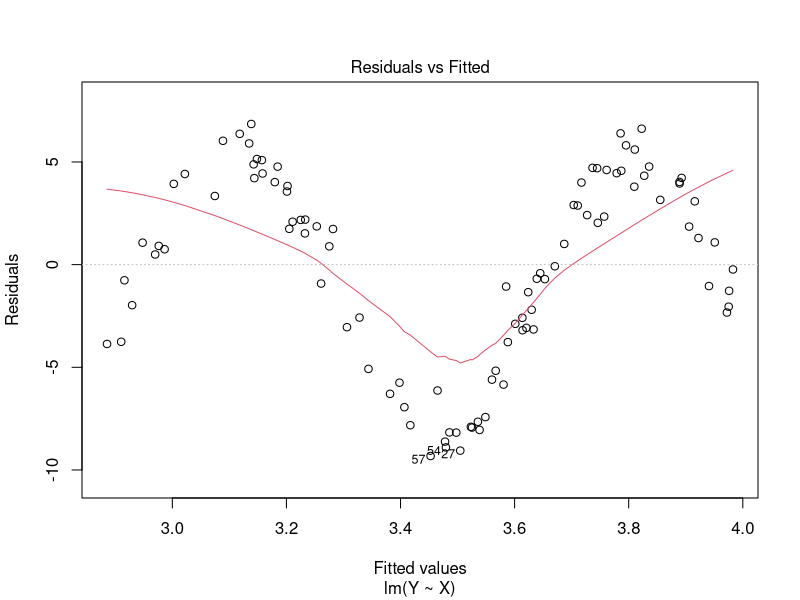
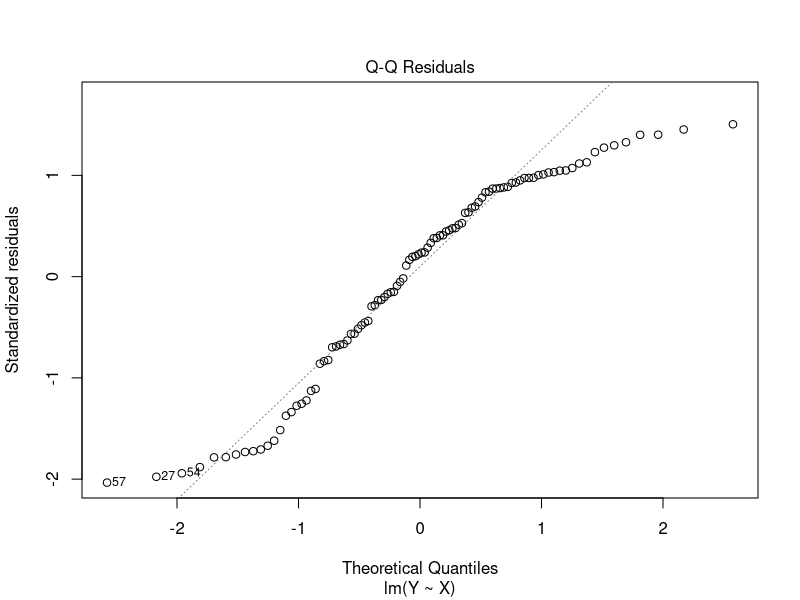
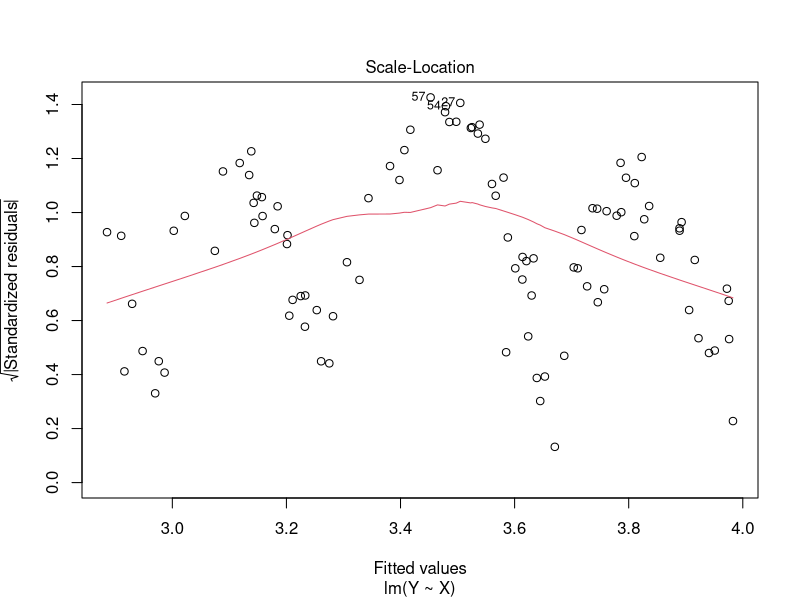
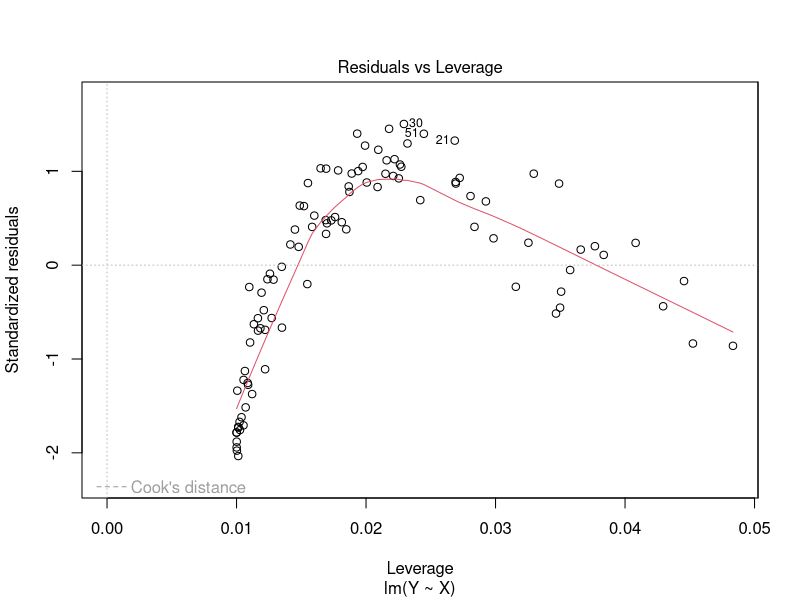
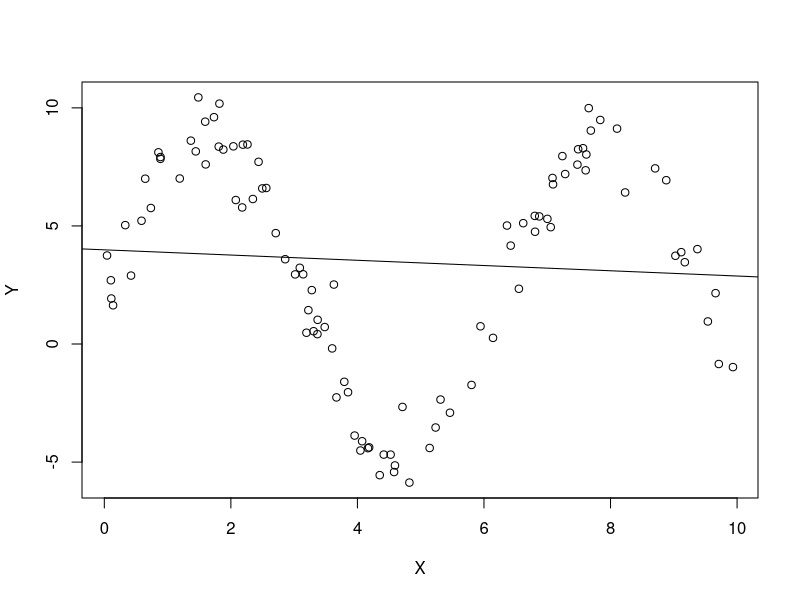

Write R code to recreate these figures, in order.
## ---- chunk 1
knitr::opts_chunk$set(echo = TRUE)
## ---- chunk 2
require(ggplot2)
## ---- chunk 3
check_violations <- function(sample_size, orig_new_obsv, violation_name, violation_func, sigma_sq, orig_X) {

  if (violation_name == "None") {
    X <- orig_X
    new_obsv <- orig_new_obsv
    eps <- rnorm(sample_size, mean = 0, sd = sqrt(sigma_sq))
    return(list(X,new_obsv,eps))
  }
  if (violation_name == "Nonlinear relationship") {
    X <- violation_func(orig_X)
    new_obsv <- violation_func(orig_new_obsv)
    eps <- rnorm(sample_size, mean = 0, sd = sqrt(sigma_sq))
    return(list(X,new_obsv,eps))
  }
  if (violation_name == "Non-normal errors") {
    if (violation_func == "Gamma") {
      X <- orig_X
      new_obsv <- orig_new_obsv
      eps_alpha <- 2
      eps_beta <- 1/4
      eps <- (rgamma(sample_size, shape = eps_alpha, scale = eps_beta) - eps_alpha * eps_beta) * 2
      return(list(X,new_obsv,eps))
    }
    if (violation_func == "Poisson") {
      X <- orig_X
      new_obsv <- orig_new_obsv
      lambda <- 4
      eps <- (rpois(sample_size, lambda) - lambda) * 2
      return(list(X,new_obsv,eps))
    }
  }
  if (violation_name == "Heterogeneous variances") {
    X <- orig_X
    new_obsv <- orig_new_obsv
    eps <- rnorm(sample_size, mean = 0, sd = violation_func(X))
    return(list(X,new_obsv,eps))
  }
  if (violation_name == "Multicolinearity") {
    X <- unname(cbind(orig_X,violation_func(orig_X)))
    new_obsv<- unname(cbind(orig_new_obsv,violation_func(orig_new_obsv)))
    eps <- rnorm(sample_size, mean = 0, sd = sqrt(sigma_sq))
    return(list(X,new_obsv,eps))
  }
}


# function that will run simulations, violating a specific assumption
run_simulations <- function(num_runs, sample_size, num_new_obsv, violation, violation_func, num_predictors, sigma_sq) {
  
  sim_results <- data.frame(bad_prediction_rate = 0,
                            bad_intercept_rate = 0, 
                            bad_predictor_rate = 0, 
                            average_mse = 0, 
                            insignificant_intercept_rate = 0, 
                            insignificant_predictor_rate = 0)

  # b0 <- parameters[1]
  # b1 <- parameters[2]
  parameters <- sample.int(10,num_predictors + 1)
  for (i in 1:num_runs) {
    X <- runif(sample_size, 0, 10)
    new_obsv <- runif(num_new_obsv, 0, 10)
    
    violated_data <- check_violations(sample_size, new_obsv, violation, violation_func, sigma_sq, X)
    violated_X <- violated_data[[1]]
    violated_new_obsv <- violated_data[[2]]
    eps <- violated_data[[3]]
    
    # if (violation == "Multicolinearity") {
    #   print("If works")
    #   X <- violated_X
    #   new_obsv <- violated_new_obsv
    # }
    
    # add in column of ones to capture beta0 when generating Y and expected value of Y
    Y <- (cbind(1,violated_X) %*% parameters) + eps
    exp_val_Y <- cbind(1,violated_new_obsv) %*% parameters
    
    # fit a linear model using the simulated data
    my_lm <- lm(Y ~ X)
    
    # predict y for new values of x using the fitted linear model
    Y_hat_ci <- predict(my_lm, newdata = data.frame(X = new_obsv), interval = "confidence")
    
    # check whether the confidence interval actually captures the expected value of y from the true model
    bad_predictions <- num_new_obsv - sum((exp_val_Y >= Y_hat_ci[,2]) & (exp_val_Y <= Y_hat_ci[,3]))
    sim_results$bad_prediction_rate <- sim_results$bad_prediction_rate + bad_predictions
    
    # get confidence iterval for beta hat
    beta_ci <- confint(my_lm)
    # check whether the true value for the betas is caputured in the confidence interval
    good_betas <- ((parameters >= beta_ci[,1]) & (parameters <= beta_ci[,2]))
    if (good_betas[1] == FALSE) sim_results$bad_intercept_rate <- sim_results$bad_intercept_rate + 1
    if (sum(good_betas[-1] == FALSE) >= 1) 
      {sim_results$bad_predictor_rate <- sim_results$bad_predictor_rate + sum(good_betas[-1] == FALSE)}
    
    # add the mse to the sum of MSE for all runs (to be averaged at the end)
    sim_results$average_mse <- sim_results$average_mse + (anova(my_lm)$'Mean Sq'[2])
    
    
    # check which beta_hats are significant based on the p-values
    p_vals <- summary(my_lm)$coeff[,4]
    if (p_vals[1] > .05) sim_results$insignificant_intercept_rate <- sim_results$insignificant_intercept_rate + 1
    if (sum(p_vals[-1] > .05) >= 1) 
      {sim_results$insignificant_predictor_rate <- sim_results$insignificant_predictor_rate + sum(p_vals[-1] > .05)}
  }
  sim_results <- sim_results/num_runs
  sim_results$bad_prediction_rate <- sim_results$bad_prediction_rate/(num_new_obsv)
  sim_results$insignificant_predictor_rate <- sim_results$bad_predictor_rate/(num_predictors)
  sim_results$insignificant_predictor_rate <- sim_results$insignificant_predictor_rate/(num_predictors)

  payload <- list(sim_results=sim_results, lm_model=my_lm, X=X, Y=Y, eps=eps, Y_hat_ci=Y_hat_ci, exp_val_Y=exp_val_Y)
  return(payload)
  
}
## ---- chunk 4
show_diagnostics <- function(payload) {
  # unpack payload
  list2env(payload, envir=environment())
  #list[sim_results, lm_model, x, y, eps, y_hat_ci, exp_val_y] <- payload

  # print() required inside function
  print(summary(lm_model))
  print(anova(lm_model))
  plot(lm_model)
  plot(Y ~ X)
abline(lm_model)
#ggplot(yhat_medsine, aes(x =locations_medsine$x_med, y = fit)) +
#geom_point(size = 4) +
#geom_errorbar(aes(ymax = yhat_medsine$upr, ymin = #yhat_medsine$lwr))
}

n_sims <- 10
n_samps <- 100
num_new_obsv <- 10
violation_type <- "Nonlinear relationship"
violation_func <- sin
# parameters <- c(0,1)
num_predictors <- 1
sigma_sq <- 1

payload <- run_simulations(n_sims, n_samps, num_new_obsv, violation_type, violation_func, num_predictors, sigma_sq)

show_diagnostics(payload)
## ---- chunk 5
set.seed(1)
# Sample code to get started
n_small <- 20
n_med <- 100
n_large <- 5000
## ---- chunk 6
num_runs <- 100
num_new_obsv <- 20
# parameters <- c(10,2)
num_predictors <- 1
sigma_sq <- 4
## ---- chunk 7
poly_func <- function(x) (x-5)^2
poly_small_results <- run_simulations(num_runs,
                                      n_small, 
                                      num_new_obsv, 
                                      violation = "Nonlinear relationship", 
                                      violation_func = poly_func, 
                                      num_predictors, 
                                      sigma_sq)

poly_med_results <-run_simulations(num_runs,
                                   n_med, 
                                   num_new_obsv, 
                                   violation =  "Nonlinear relationship", 
                                   violation_func = poly_func, 
                                   num_predictors, 
                                   sigma_sq)

poly_large_results <-run_simulations(num_runs, 
                                     n_large, 
                                     num_new_obsv, 
                                     violation =  "Nonlinear relationship", 
                                     violation_func = poly_func, 
                                     num_predictors, 
                                     sigma_sq)
polynomial_results <- rbind(small_samp = poly_small_results, 
                            med_samp = poly_med_results, 
                            large_samp = poly_large_results)
polynomial_results
## ---- chunk 8
exp_small_results <- run_simulations(num_runs,
                                     n_small, 
                                     num_new_obsv, 
                                     violation =  "Nonlinear relationship", 
                                     violation_func = exp, 
                                     num_predictors, 
                                     sigma_sq)

exp_med_results <-run_simulations(num_runs, 
                                  n_med, 
                                  num_new_obsv, 
                                  violation =  "Nonlinear relationship",
                                  violation_func = exp, 
                                  num_predictors, 
                                  sigma_sq)

exp_large_results <-run_simulations(num_runs,
                                    n_large, 
                                    num_new_obsv, 
                                    violation =  "Nonlinear relationship", 
                                    violation_func = exp, 
                                    num_predictors, 
                                    sigma_sq)

exponential_results <- rbind(small_samp = exp_small_results,
                             med_samp = exp_med_results, 
                             large_samp = exp_large_results)
exponential_results
## ---- chunk 9
sin_small_results <- run_simulations(num_runs, 
                                     n_small, 
                                     num_new_obsv, 
                                     violation =  "Nonlinear relationship", 
                                     violation_func = sin, 
                                     num_predictors, 
                                     sigma_sq)

sin_med_results <- run_simulations(num_runs, 
                                   n_med, 
                                   num_new_obsv, 
                                   violation =  "Nonlinear relationship", 
                                   violation_func = sin, 
                                   num_predictors, 
                                   sigma_sq)

sin_large_results <- run_simulations(num_runs, 
                                     n_large, 
                                     num_new_obsv, 
                                     violation =  "Nonlinear relationship", 
                                     violation_func = sin, 
                                     num_predictors, 
                                     sigma_sq)

sinusoidal_results <- rbind(small_samp = sin_small_results, 
                            med_samp = sin_med_results, 
                            large_samp = sin_large_results)
sinusoidal_results
## ---- chunk 10
log_small_results <- run_simulations(num_runs, 
                                     n_small, 
                                     num_new_obsv, 
                                     violation =  "Nonlinear relationship", 
                                     violation_func = log,
                                     num_predictors, 
                                     sigma_sq)

log_med_results <- run_simulations(num_runs, 
                                   n_med, 
                                   num_new_obsv, 
                                   violation =  "Nonlinear relationship", 
                                   violation_func = log, 
                                   num_predictors, 
                                   sigma_sq)

log_large_results <- run_simulations(num_runs, 
                                     n_large, 
                                     num_new_obsv, 
                                     violation =  "Nonlinear relationship", 
                                     violation_func = log, 
                                     num_predictors, 
                                     sigma_sq)

logarithmic_results <- rbind(small_samp = log_small_results, 
                             med_samp = log_med_results, 
                             large_samp = log_large_results)
logarithmic_results
## ---- chunk 11
#part e, name the normal func & nonnormal func & randomly call it
my.simulation <- function(n, b0, b1){
  choices.simulation <- c("normal", "nonnormal")
  random.choice <- sample(choices.simulation, 1)
  if (random.choice == "normal"){
    return(normal_func)
  }
  else{
    return(nonnormal_func)
  }
}
## ---- chunk 12
gamma_small_results <- run_simulations(num_runs, 
                                     n_small, 
                                     num_new_obsv, 
                                     violation =  "Non-normal errors", 
                                     violation_func = "Gamma",
                                     num_predictors, 
                                     sigma_sq)

gamma_med_results <- run_simulations(num_runs, 
                                   n_med, 
                                   num_new_obsv, 
                                   violation =  "Non-normal errors", 
                                   violation_func = "Gamma", 
                                   num_predictors, 
                                   sigma_sq)

gamma_large_results <- run_simulations(num_runs, 
                                     n_large, 
                                     num_new_obsv, 
                                     violation =  "Non-normal errors", 
                                     violation_func = "Gamma", 
                                     num_predictors, 
                                     sigma_sq)

gamma_results <- rbind(small_samp = gamma_small_results, 
                             med_samp = gamma_med_results, 
                             large_samp = gamma_large_results)
gamma_results
## ---- chunk 13
# Sample code to get started
n <- n_large


# TODO randomize this for part e
b0 <- 10
b1 <- 2
eps_alpha <- 2
eps_beta <- 1/4


x <- runif(n, 0, 10)
eps <- (rgamma(n, eps_alpha, 1/eps_beta) - eps_alpha * eps_beta) * 2
y <- b0 - b1 * x + eps

# hist(eps)
var(eps)
mean(eps)

## ---- chunk 14
poisson_small_results <- run_simulations(num_runs, 
                                     n_small, 
                                     num_new_obsv, 
                                     violation =  "Non-normal errors", 
                                     violation_func = "Poisson",
                                     num_predictors, 
                                     sigma_sq)

poisson_med_results <- run_simulations(num_runs, 
                                   n_med, 
                                   num_new_obsv, 
                                   violation =  "Non-normal errors", 
                                   violation_func = "Poisson", 
                                   num_predictors, 
                                   sigma_sq)

poisson_large_results <- run_simulations(num_runs, 
                                     n_large, 
                                     num_new_obsv, 
                                     violation =  "Non-normal errors", 
                                     violation_func = "Poisson", 
                                     num_predictors, 
                                     sigma_sq)

poisson_results <- rbind(small_samp = poisson_small_results, 
                             med_samp = poisson_med_results, 
                             large_samp = poisson_large_results)
poisson_results
## ---- chunk 15
#rpois()
## ---- chunk 16
# Sample code to get started
# n <- 200
# b0 <- 10
# b1 <- 10
# 
# x <- runif(n, 0, 10)
# eps <- rnorm(n, sd = 0.5 * x^2)
# y <- b0 + b1 * x + eps

## ---- chunk 17
hetero_var_small_results <- run_simulations(num_runs,
                                     n_small, 
                                     num_new_obsv, 
                                     violation =  "Heterogeneous variances", 
                                     violation_func = poly_func, 
                                     num_predictors, 
                                     sigma_sq)

hetero_var_med_results <-run_simulations(num_runs, 
                                  n_med, 
                                  num_new_obsv, 
                                  violation =  "Heterogeneous variances",
                                  violation_func = poly_func, 
                                  num_predictors, 
                                  sigma_sq)

hetero_var_large_results <-run_simulations(num_runs,
                                    n_large, 
                                    num_new_obsv, 
                                    violation =  "Heterogeneous variances", 
                                    violation_func = poly_func, 
                                    num_predictors, 
                                    sigma_sq)

hetero_var_results <- rbind(small_samp = hetero_var_small_results,
                             med_samp = hetero_var_med_results, 
                             large_samp = hetero_var_large_results)
hetero_var_results
## ---- chunk 18
# Sample code to get started
n <- 200
b0 <- 10
b1 <- 10
rho <- 0.9
sigma <- 2

x <- runif(n, 0, 10)

eps <- arima.sim(model = list(ar = rho), n = n)

y <- b0 + b1 * x + eps

# OR...

eps <- rep(0, n)
e.ind <- rnorm(n, mean = 0, sd = (sigma / sqrt(1-rho^2)))
eps[1] <- e.ind[1]
for (i in 2:n) {
  eps[i] <- rho * eps[i-1] + e.ind[i]
}

y <- b0 + b1 * x + eps
## ---- chunk 19
# add_noise <- function(x) x + rnorm(length(x))
# num_predictors <- 2
# multicolinearity_small_results <- run_simulations(num_runs,
#                                      n_small, 
#                                      num_new_obsv, 
#                                      violation =  "Multicolinearity", 
#                                      violation_func = add_noise, 
#                                      num_predictors, 
#                                      sigma_sq)
# 
# multicolinearity_med_results <- run_simulations(num_runs,
#                                      n_med, 
#                                      num_new_obsv, 
#                                      violation =  "Multicolinearity", 
#                                      violation_func = add_noise, 
#                                      num_predictors, 
#                                      sigma_sq)
# 
# multicolinearity_large_results <- run_simulations(num_runs,
#                                      n_large, 
#                                      num_new_obsv, 
#                                      violation =  "Multicolinearity", 
#                                      violation_func = add_noise, 
#                                      num_predictors, 
#                                      sigma_sq)
# 
# multicolinearity_results <- rbind(small_samp = multicolinearity_small_results,
#                              med_samp = multicolinearity_med_results, 
#                              large_samp = multicolinearity_large_results)
# multicolinearity_results
## ---- chunk 20
n <- 20
b0 <- 10
b1 <- 3
b2 <- 7

simga <- 2

x1 <- runif(n, 0, 10)
x2 <- x1 + rnorm(n)
cor(x1, x2)


eps <- rnorm(n, sd = sigma)
y <- b0 + b1 * x1 + b2 * x2 + eps





# B <- 100
# many.sims.multicollinearity <- sapply(1:B, function(i) {
#     # x <- rnorm(100, mean = 0, sd = 1)
#     # eps <- rnorm(100, mean = 0, sd = sqrt(0.25))
#     # y <- -1 + 0.5 * x + eps
#     # simul.fit <- lm(y ~ x)
#     # beta.1 <- 0.5
#     # lower <- confint(simul.fit, "x")[1]
#     # upper <- confint(simul.fit, "x")[2]
#     # boolean <- beta.1 <= upper & beta.1 >= lower
#     #return(boolean)
# })

# proportion <- sum(many.sims.multicollinearity)/length(many.sims.multicollinearity)
# proportion

## ---- chunk 21
